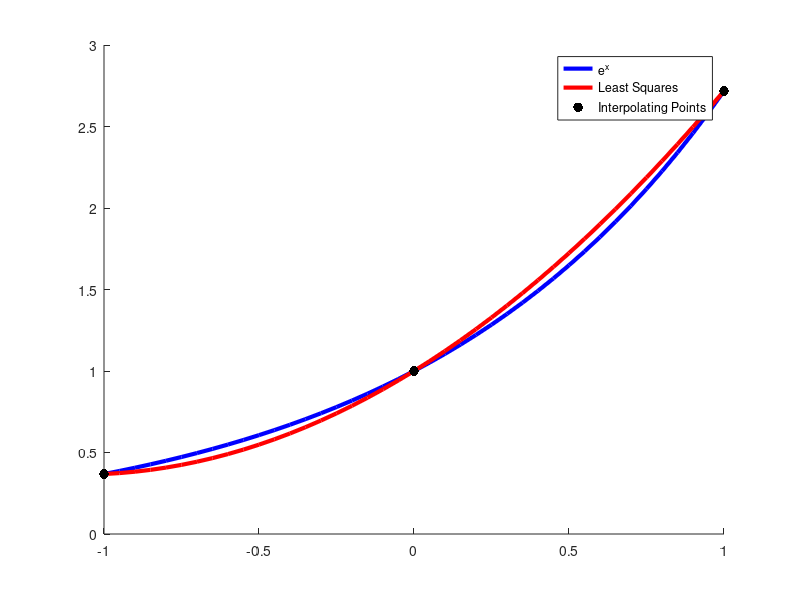

This figure's MATLAB source:
function p2

clear all;
close all;
hold on;

X = [-1 0 1];
Y = e.^X;

P = @(x) 0.54308 .* x .^2 + 1.17520 .* x + 1;
_X = -1:0.05:1;

f = @(x) e.^x;

plot(_X, f(_X), 'b', 'DisplayName', 'e^x', 'LineWidth', 3 );
plot(_X, P(_X), 'r', 'DisplayName', 'Least Squares', 'LineWidth', 3 );
scatter(X, Y, 50, 'k', 'filled', 'DisplayName', 'Interpolating Points');
legend('show');

end
